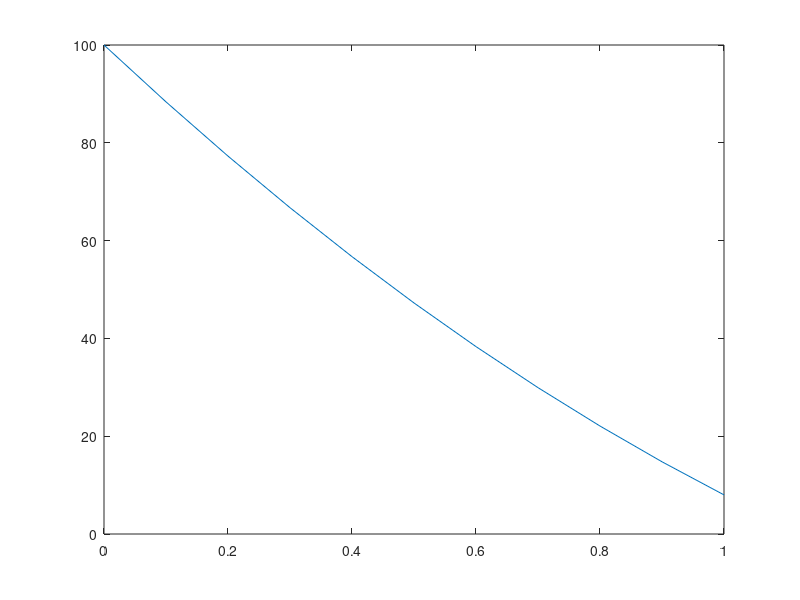

Here is the MATLAB script that generated this plot: (Note: this script raises an error after producing the figure.)
CI = 100;
CU = 1;
x = linspace(0,1);
y = linspace(0,1);
[X,Y] = meshgrid(x,y);
Z  = (CI.*(1-X-Y)-CU)/2.*(1+X.*Y-X-Y);
contour(X,Y,Z)

p = 0:1/10:1;
matrix = [p.*p.*(CU+0.1.*0.3.*CI)+p.*(1-p).*(CU+0.1.*CI+0.3.*CI)+(1-p).*(1-p).*CI
          p.*p.*(CU+0.1.*0.5.*CI)+p.*(1-p).*(CU+0.1.*CI+0.5.*CI)+(1-p).*(1-p).*CI
          p.*p.*(CU+0.1.*0.7.*CI)+p.*(1-p).*(CU+0.1.*CI+0.7.*CI)+(1-p).*(1-p).*CI;
          p.*p.*(CU+0.2.*0.3.*CI)+p.*(1-p).*(CU+0.2.*CI+0.3.*CI)+(1-p).*(1-p).*CI
          p.*p.*(CU+0.2.*0.5.*CI)+p.*(1-p).*(CU+0.2.*CI+0.5.*CI)+(1-p).*(1-p).*CI
          p.*p.*(CU+0.2.*0.7.*CI)+p.*(1-p).*(CU+0.2.*CI+0.7.*CI)+(1-p).*(1-p).*CI;
          p.*p.*(CU+0.3.*0.3.*CI)+p.*(1-p).*(CU+0.3.*CI+0.3.*CI)+(1-p).*(1-p).*CI
          p.*p.*(CU+0.3.*0.5.*CI)+p.*(1-p).*(CU+0.3.*CI+0.5.*CI)+(1-p).*(1-p).*CI
          p.*p.*(CU+0.3.*0.7.*CI)+p.*(1-p).*(CU+0.3.*CI+0.7.*CI)+(1-p).*(1-p).*CI];
plot(p,p.*p.*(CU+0.1.*0.7.*CI)+p.*(1-p).*(CU+0.1.*CI+0.7.*CI)+(1-p).*(1-p).*CI)

p*p*(CU+CI*2/9)+p*(1-p)*(CU+CI)+(1-p)*(1-p)*CI